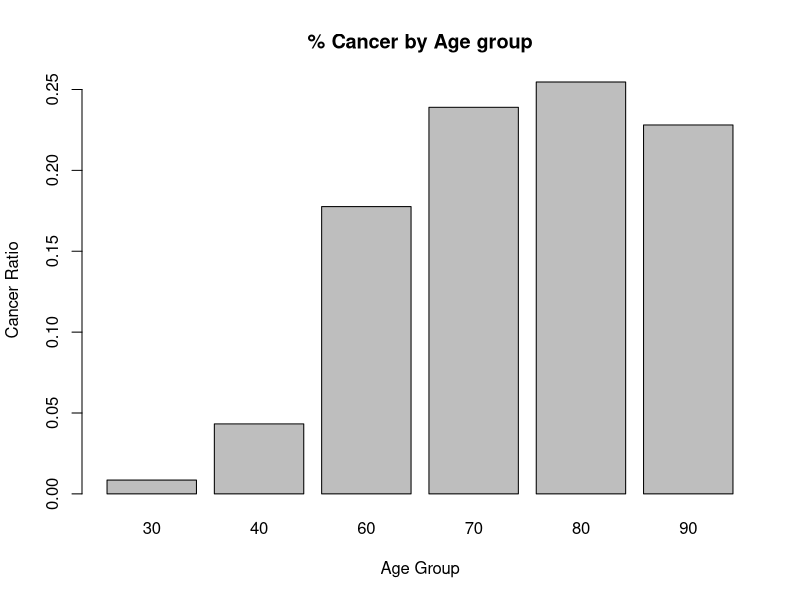
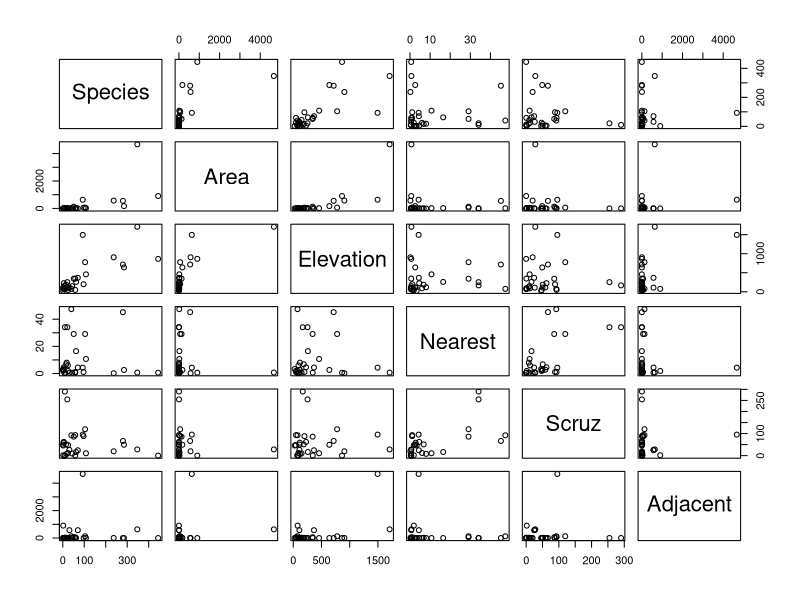

Write R code to recreate these figures, in order.
## ---- chunk 1
knitr::opts_chunk$set(echo = TRUE)
## ---- chunk 2
esoph = read.table("esoph.txt",h=T)
esoph

print("total number of individuals for each combination of levels of alcohol and tobacco use:")
tot = xtabs(~alc+tob,data=esoph)
# 
tot

print("% of individuals with cancer for every combination of levels of alcohol and tobacco")
tot.c = xtabs(cancer~alc+tob,data=esoph)
round(tot.c/tot, 2)

# graphical analysis
totage=xtabs(~age,data=esoph)
barplot(xtabs(cancer~age,data=esoph)/totage, main="% Cancer by Age group", xlab="Age Group", ylab="Cancer Ratio")

# we create a variable age^2 (as an experiment) because the percentage with cancer by age group doesn't appear to be linear...
esoph$age2=esoph$age^2
model = glm(cancer~age+age2+alc+tob,data=esoph,family=binomial)

# display the "MLE" estimates of the model coefficinets
#  and individual tests that these coefficients are 0...
summary(model)

esoph$age
## ---- chunk 3
# create the "deviance tables"
# (exame proressive ofr of the model as each covariate/factor
#   is added to the model)

print("anova result:")
anova(model, test="Chisq")

print("drop1 result:")
drop1(model, test="Chisq")
## ---- chunk 4
# converting variables tob, alc, and age from numeric -> factors
esoph$age=factor(esoph$age)
esoph$alc=factor(esoph$alc)
esoph$tob=factor(esoph$tob)

glm2 = glm(cancer~age+alc+tob,data=esoph,family=binomial)
summary(glm2)
## ---- chunk 5
gala = read.table("gala.txt", header=T)
pairs(gala)


model = glm(Species~Area+Elevation+Nearest+Scruz+Adjacent, family="poisson", data=gala)
summary(model)

# we can now use anova(), drop1() summary(), coef, fitted, predicte, confint, etc as before
